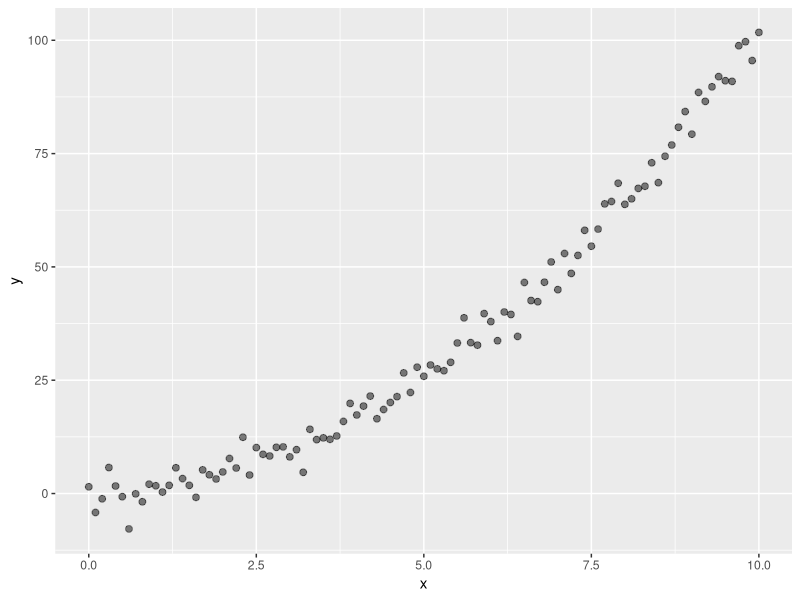

Reproduce this figure in R.
library(tidyverse)
library(modelr)

# Generate example data
# y = 0.5 + 0x + 1x^2 + noise
set.seed(181117)
x = seq(0,10,0.1)
y = x^2 + 0.5 + 3*rnorm(n=length(x))
data = tibble(x=x, y=y)

# Given 3 parameters, evaluate and return a set of y values
model1 = function(a, data) {
  tmp_y = a[1] + data$x * a[2] + data$x^2 * a[3]
  return(tmp_y)
}

# Given a set of y values from a model, 
# determine sum squared residuals (i.e. distance) of model
# from data
measure_distance = function(mod, data) {
  diff = data$y - model1(mod, data)
  sum_sqr_error = sqrt(mean(diff ^ 2))
  return(sum_sqr_error)
}

# Find the best fit parameters
best = optim(c(0, 0, 0), measure_distance, data = data)

# Visualize best fit model
fit_y = best$par[1] + data$x * best$par[2] + data$x^2 * best$par[3]
fit_df = tibble(x=x, y=fit_y)

ggplot(data, aes(x,y)) + 
 # geom_line(data = fit_df, size = 1.5, color='red', aes(x, y)) +
  geom_point(alpha=0.5, size=2)
  
